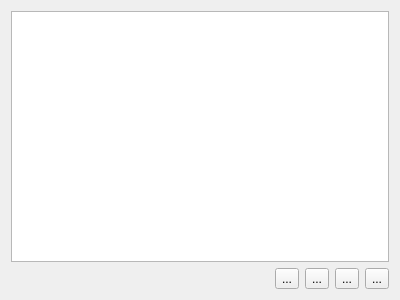
<?xml version="1.0" encoding="UTF-8"?>
<ui version="4.0">
 <class>SysLog</class>
 <widget class="QWidget" name="SysLog">
  <property name="geometry">
   <rect>
    <x>0</x>
    <y>0</y>
    <width>400</width>
    <height>300</height>
   </rect>
  </property>
  <property name="windowTitle">
   <string>Form</string>
  </property>
  <layout class="QVBoxLayout" name="verticalLayout">
   <item>
    <widget class="QTableView" name="table"/>
   </item>
   <item>
    <layout class="QHBoxLayout" name="horizontalLayout">
     <item>
      <spacer name="horizontalSpacer">
       <property name="orientation">
        <enum>Qt::Horizontal</enum>
       </property>
       <property name="sizeHint" stdset="0">
        <size>
         <width>40</width>
         <height>20</height>
        </size>
       </property>
      </spacer>
     </item>
     <item>
      <widget class="QToolButton" name="btn_first">
       <property name="text">
        <string>...</string>
       </property>
      </widget>
     </item>
     <item>
      <widget class="QToolButton" name="btn_prev">
       <property name="text">
        <string>...</string>
       </property>
      </widget>
     </item>
     <item>
      <widget class="QToolButton" name="btn_next">
       <property name="text">
        <string>...</string>
       </property>
      </widget>
     </item>
     <item>
      <widget class="QToolButton" name="btn_last">
       <property name="text">
        <string>...</string>
       </property>
      </widget>
     </item>
    </layout>
   </item>
  </layout>
 </widget>
 <resources/>
 <connections/>
</ui>
